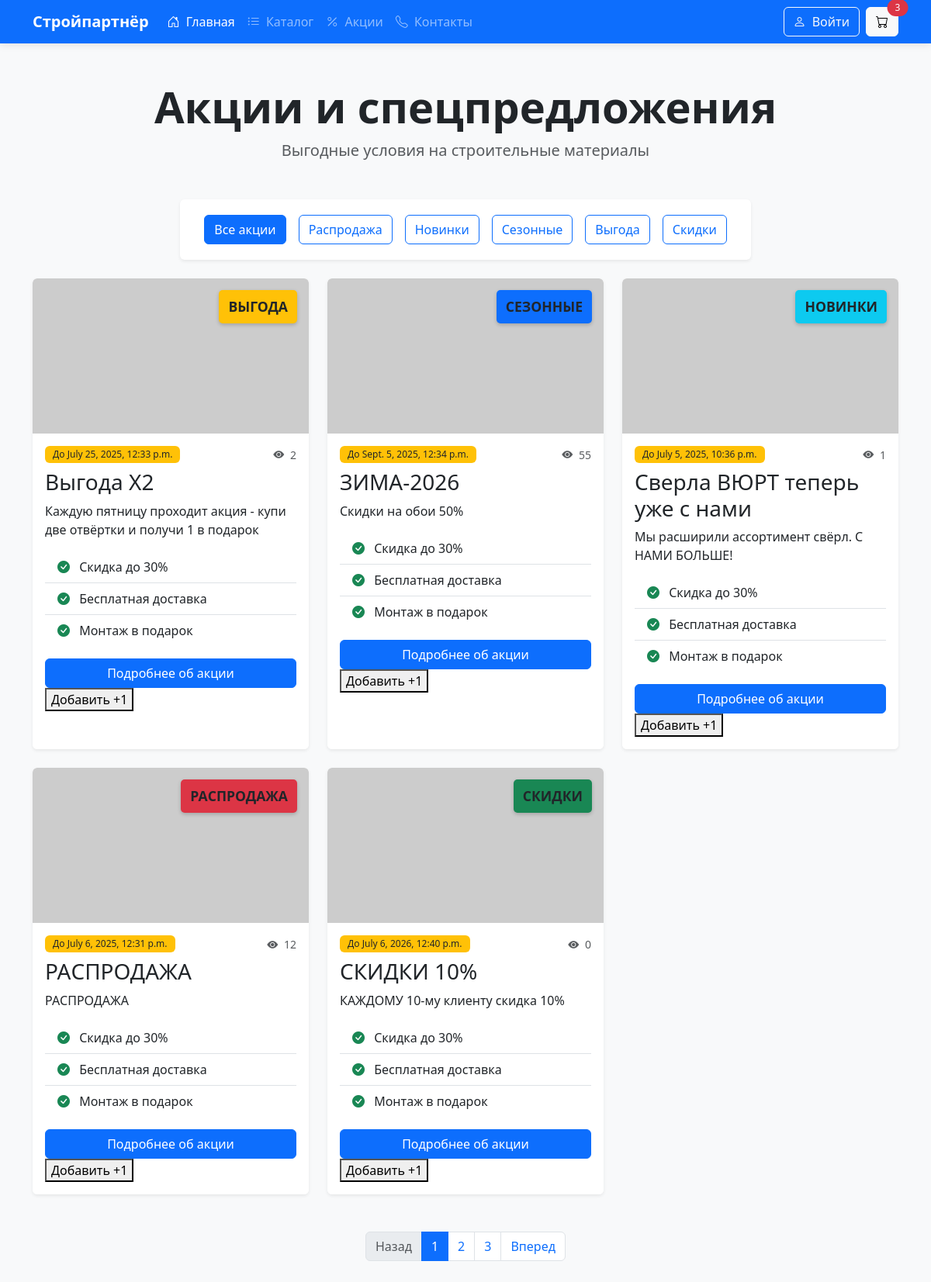
Screenshot of /HardwareStore/shares/promotions-on-goods/ with the database file from the repository.
### Shares/models.py (models this page shows, shortened)
class Shares(models.Model):
    name = models.CharField(max_length=128, blank = False, verbose_name='shares-name')
    description = models.CharField(max_length=256, blank = False, verbose_name='shares-description')
    date_before = models.DateTimeField(blank= True ,verbose_name='date-before')
    views = models.IntegerField(default=0, verbose_name="count-of-view")
    STATUS_CHOICES = [
        ('СКИДКИ', 'СКИДКИ'),
        ('РАСПРОДАЖА', 'РАСПРОДАЖА'),
        ('ВЫГОДА', 'ВЫГОДА'),
        ('НОВИНКИ', 'НОВИНКИ'),
        ('СЕЗОННЫЕ', 'СЕЗОННЫЕ'),
    ]
    status = models.CharField(choices=STATUS_CHOICES,verbose_name="articl-shares",default='BENEFIT')
    class Meta:
        db_table = "Акции компании"

### Shares/views.py (the view)
# urls.py: path('shares/promotions-on-goods/', views.promotion_on_goods, name="promotion-on-goods"),
def promotion_on_goods(request):
    shares = Shares.objects.all()
    status = request.GET.get('status')
    if status:
        shares = shares.filter(status = status)
    return render(
        request,
        "shares/promotions-on-goods.html",
        {'shares': shares}
    )

### Shares/templates/shares/promotions-on-goods.html (shortened to what this page needs)
{% extends "base.html" %}
{% load static %}
{% block content %}
  <div class="container py-5">
    <div class="text-center mb-5">
        <h1 class="display-4 fw-bold">Акции и спецпредложения</h1>
        <p class="lead text-muted">Выгодные условия на строительные материалы</p>
    </div>
    <div class="row mb-4">
        <div class="col-md-8 mx-auto">
            <div class="card border-0 shadow-sm">
                <div class="card-body p-3">
                    <div class="d-flex flex-wrap justify-content-center">
                        <a href="?" class="btn btn-outline-primary mx-2 my-1 {% if not request.GET.status %}active{% endif %}">
                            Все акции
                        </a>
                        <a href="?status=РАСПРОДАЖА" class="btn btn-outline-primary mx-2 my-1">
                            Распродажа
                        </a>
                        <a href="?status=НОВИНКИ" class="btn btn-outline-primary mx-2 my-1">
                            Новинки
                        </a>
                        <a href="?status=СЕЗОННЫЕ" class="btn btn-outline-primary mx-2 my-1">
                            Сезонные
                        </a>
                        <a href="?status=ВЫГОДА" class="btn btn-outline-primary mx-2 my-1">
                            Выгода
                        </a>
                        <a href="?status=СКИДКИ" class="btn btn-outline-primary mx-2 my-1">
                            Скидки
                        </a>
                    </div>
                </div>
            </div>
        </div>
    </div>
    <div class="row g-4">
        {% for s in shares %}
            <div class="col-md-6 col-lg-4">
                <div class="card promotion-card h-100 border-0 shadow-sm">
                    <div class="promotion-badge {% if s.status == 'ВЫГОДА' %} bg-warning {% endif %} {% if s.status == 'СКИДКИ' %} bg-success {% endif %} {% if s.status == 'СЕЗОННЫЕ' %} bg-primary {% endif %} {% if s.status == 'НОВИНКИ' %} bg-info {% endif %} {% if s.status == 'РАСПРОДАЖА' %} bg-danger	 {% endif %}">{{ s.status }}</div>
                    <img src="https://via.placeholder.com/600x400?text=Акция+на+кровлю" class="card-img-top" alt="Акция на кровлю">
                    <div class="card-body">
                        <div class="d-flex justify-content-between align-items-center mb-2">
                            <span class="badge bg-warning text-dark">До {{ s.date_before }}</span>
                            <small class="text-muted"><i class="bi bi-eye-fill me-1"></i> {{ s.views }}</small>
                        </div>
                        <h3 class="card-title">{{ s.name }}</h3>
                        <p class="card-text"> {{ s.description }}</p>
                        <ul class="list-group list-group-flush mb-3">
                            <li class="list-group-item"><i class="bi bi-check-circle-fill text-success me-2"></i> Скидка до 30%</li>
                            <li class="list-group-item"><i class="bi bi-check-circle-fill text-success me-2"></i> Бесплатная доставка</li>
                            <li class="list-group-item"><i class="bi bi-check-circle-fill text-success me-2"></i> Монтаж в подарок</li>
                        </ul>
                        <a href="{% url 'shares-info' s.id %}" class="btn btn-primary w-100">Подробнее об акции</a>
                        <form method="post" action="{% url 'increment_view' s.id %}">
                            <button type="submit">Добавить +1</button>
                        </form>
                    </div>
                </div>
            </div>
        {% endfor %}
    </div>
    <nav class="mt-5">
        <ul class="pagination justify-content-center">
            <li class="page-item disabled">
                <a class="page-link" href="#" tabindex="-1" aria-disabled="true">Назад</a>
            </li>
            <li class="page-item active"><a class="page-link" href="#">1</a></li>
            <li class="page-item"><a class="page-link" href="#">2</a></li>
            <li class="page-item"><a class="page-link" href="#">3</a></li>
            <li class="page-item">
                <a class="page-link" href="#">Вперед</a>
            </li>
        </ul>
    </nav>
</div>
{% endblock %}

### templates/base.html (shortened to what this page needs)
{% load static %}
<!DOCTYPE html>
<html>
<head>
    <link href="https://cdn.jsdelivr.net/npm/bootstrap@5.3.0/dist/css/bootstrap.min.css" rel="stylesheet">
    <link rel="stylesheet" href="https://cdn.jsdelivr.net/npm/bootstrap-icons@1.10.0/font/bootstrap-icons.css">
    <link rel="stylesheet" href="{% static 'Products/css/style.css' %}">
</head>
<body>
    <nav class="navbar navbar-expand-lg navbar-dark bg-primary sticky-top">
        <div class="container">
            <a class="navbar-brand fw-bold" href="#">Стройпартнёр</a>
            <div class="collapse navbar-collapse" id="navbarNav">
                <ul class="navbar-nav me-auto">
                    <li class="nav-item">
                        <a class="nav-link active" href="{% url 'products' %}"><i class="bi bi-house-door me-1"></i> Главная</a>
                    </li>
                    <li class="nav-item">
                        <a class="nav-link" href="#"><i class="bi bi-list-ul me-1"></i> Каталог</a>
                    </li>
                    <li class="nav-item">
                        <a class="nav-link" href="{% url 'promotion-on-goods' %}"><i class="bi bi-percent me-1"></i> Акции</a>
                    </li>
                    <li class="nav-item">
                        <a class="nav-link" href="{% url 'about' %}"><i class="bi bi-telephone me-1"></i> Контакты</a>
                    </li>
                </ul>
                <div class="d-flex">
                    <a href="#" class="btn btn-outline-light me-2">
                        <i class="bi bi-person me-1"></i> Войти
                    </a>
                    <a href="{% url 'basket' %}" class="btn btn-light position-relative">
                        <i class="bi bi-cart"></i>
                        <span class="position-absolute top-0 start-100 translate-middle badge rounded-pill bg-danger">
                            3
                        </span>
                    </a>
                </div>
            </div>
        </div>
    </nav>
    <main>
        {% block content %}{% endblock %}
    </main>
</body>
</html>

### Products/static/Products/css/style.css (style rules this page uses)
:root { --primary: #2c3e50; --secondary: #3498db; --light: #ecf0f1; --dark: #2c3e50; --success: #2ecc71; }
html, body { margin: 0 !important; padding: 0 !important; font-family: 'Segoe UI', Tahoma, Geneva, Verdana, sans-serif; background-color: #f8f9fa; padding-top: 56px; }
.navbar { box-shadow: 0 2px 10px rgba(0,0,0,0.1); margin-top: 0 !important; }
.badge { font-weight: 500; padding: 5px 10px; }
.promotion-card { transition: transform 0.3s ease; overflow: hidden; position: relative; }
.promotion-badge { position: absolute; top: 15px; right: 15px; padding: 8px 12px; border-radius: 5px; font-weight: bold; font-size: 1.1rem; z-index: 2; box-shadow: 0 2px 5px rgba(0,0,0,0.2); }
.promotion-card .card-img-top { height: 200px; object-fit: cover; transition: transform 0.5s ease; }
.promotion-card .card-body { position: relative; z-index: 1; background: white; }

### rows the page displays
Shares: status "ВЫГОДА", date_before "July 25, 2025, 12:33 p.m.", views "2", name "Выгода Х2", description "Каждую пятницу проходит акция - купи две отвёртки и получи 1 в подарок"
Shares: status "СЕЗОННЫЕ", date_before "Sept. 5, 2025, 12:34 p.m.", views "55", name "ЗИМА-2026", description "Скидки на обои 50%"
Shares: status "НОВИНКИ", date_before "July 5, 2025, 10:36 p.m.", views "1", name "Сверла ВЮРТ теперь уже с нами", description "Мы расширили ассортимент свёрл. С НАМИ БОЛЬШЕ!"
Shares: status "РАСПРОДАЖА", date_before "July 6, 2025, 12:31 p.m.", views "12", name "РАСПРОДАЖА", description "РАСПРОДАЖА"
Shares: status "СКИДКИ", date_before "July 6, 2026, 12:40 p.m.", views "0", name "СКИДКИ 10%", description "КАЖДОМУ 10-му клиенту скидка 10%"
